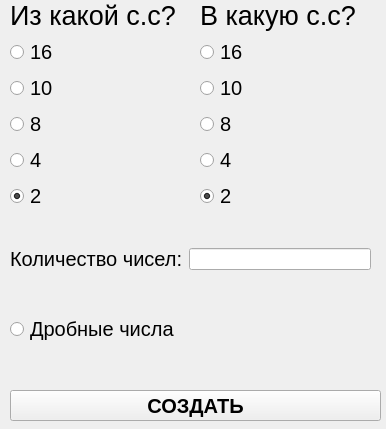
<?xml version="1.0" encoding="UTF-8"?>
<ui version="4.0">
 <class>NumTranslator</class>
 <widget class="QMainWindow" name="NumTranslator">
  <property name="geometry">
   <rect>
    <x>0</x>
    <y>0</y>
    <width>386</width>
    <height>429</height>
   </rect>
  </property>
  <property name="minimumSize">
   <size>
    <width>386</width>
    <height>429</height>
   </size>
  </property>
  <property name="maximumSize">
   <size>
    <width>386</width>
    <height>429</height>
   </size>
  </property>
  <property name="windowTitle">
   <string>Перевод чисел</string>
  </property>
  <property name="windowIcon">
   <iconset>
    <normaloff>Test-case-vs-Test-scenario.png</normaloff>Test-case-vs-Test-scenario.png</iconset>
  </property>
  <widget class="QWidget" name="centralwidget">
   <widget class="QWidget" name="verticalLayoutWidget">
    <property name="geometry">
     <rect>
      <x>10</x>
      <y>0</y>
      <width>167</width>
      <height>211</height>
     </rect>
    </property>
    <layout class="QVBoxLayout" name="from_ss">
     <item>
      <widget class="QLabel" name="text_from">
       <property name="font">
        <font>
         <pointsize>20</pointsize>
        </font>
       </property>
       <property name="text">
        <string>Из какой с.с?</string>
       </property>
      </widget>
     </item>
     <item>
      <widget class="QRadioButton" name="ss16">
       <property name="font">
        <font>
         <pointsize>15</pointsize>
        </font>
       </property>
       <property name="text">
        <string>16</string>
       </property>
      </widget>
     </item>
     <item>
      <widget class="QRadioButton" name="ss10">
       <property name="font">
        <font>
         <pointsize>15</pointsize>
        </font>
       </property>
       <property name="text">
        <string>10</string>
       </property>
      </widget>
     </item>
     <item>
      <widget class="QRadioButton" name="ss8">
       <property name="font">
        <font>
         <pointsize>15</pointsize>
        </font>
       </property>
       <property name="text">
        <string>8</string>
       </property>
      </widget>
     </item>
     <item>
      <widget class="QRadioButton" name="ss4">
       <property name="font">
        <font>
         <pointsize>15</pointsize>
        </font>
       </property>
       <property name="text">
        <string>4</string>
       </property>
      </widget>
     </item>
     <item>
      <widget class="QRadioButton" name="ss2">
       <property name="font">
        <font>
         <pointsize>15</pointsize>
        </font>
       </property>
       <property name="text">
        <string>2</string>
       </property>
       <property name="checked">
        <bool>true</bool>
       </property>
      </widget>
     </item>
    </layout>
   </widget>
   <widget class="QWidget" name="verticalLayoutWidget_2">
    <property name="geometry">
     <rect>
      <x>200</x>
      <y>0</y>
      <width>167</width>
      <height>211</height>
     </rect>
    </property>
    <layout class="QVBoxLayout" name="In_ss">
     <item>
      <widget class="QLabel" name="text_in">
       <property name="font">
        <font>
         <pointsize>20</pointsize>
        </font>
       </property>
       <property name="text">
        <string>В какую с.с?</string>
       </property>
      </widget>
     </item>
     <item>
      <widget class="QRadioButton" name="iss16">
       <property name="font">
        <font>
         <pointsize>15</pointsize>
        </font>
       </property>
       <property name="text">
        <string>16</string>
       </property>
      </widget>
     </item>
     <item>
      <widget class="QRadioButton" name="iss10">
       <property name="font">
        <font>
         <pointsize>15</pointsize>
        </font>
       </property>
       <property name="text">
        <string>10</string>
       </property>
      </widget>
     </item>
     <item>
      <widget class="QRadioButton" name="iss8">
       <property name="font">
        <font>
         <pointsize>15</pointsize>
        </font>
       </property>
       <property name="text">
        <string>8</string>
       </property>
      </widget>
     </item>
     <item>
      <widget class="QRadioButton" name="iss4">
       <property name="font">
        <font>
         <pointsize>15</pointsize>
        </font>
       </property>
       <property name="text">
        <string>4</string>
       </property>
      </widget>
     </item>
     <item>
      <widget class="QRadioButton" name="iss2">
       <property name="font">
        <font>
         <pointsize>15</pointsize>
        </font>
       </property>
       <property name="text">
        <string>2</string>
       </property>
       <property name="checked">
        <bool>true</bool>
       </property>
      </widget>
     </item>
    </layout>
   </widget>
   <widget class="QPushButton" name="create_test_button">
    <property name="geometry">
     <rect>
      <x>10</x>
      <y>390</y>
      <width>371</width>
      <height>31</height>
     </rect>
    </property>
    <property name="font">
     <font>
      <pointsize>15</pointsize>
      <weight>75</weight>
      <bold>true</bold>
     </font>
    </property>
    <property name="text">
     <string>СОЗДАТЬ</string>
    </property>
   </widget>
   <widget class="QWidget" name="gridLayoutWidget_2">
    <property name="geometry">
     <rect>
      <x>10</x>
      <y>210</y>
      <width>361</width>
      <height>171</height>
     </rect>
    </property>
    <layout class="QGridLayout" name="extra_set">
     <item row="1" column="0" colspan="2">
      <widget class="QRadioButton" name="fractional_num">
       <property name="font">
        <font>
         <pointsize>15</pointsize>
         <weight>50</weight>
         <bold>false</bold>
        </font>
       </property>
       <property name="text">
        <string>Дробные числа</string>
       </property>
      </widget>
     </item>
     <item row="0" column="0">
      <widget class="QLabel" name="Count_text">
       <property name="font">
        <font>
         <pointsize>15</pointsize>
        </font>
       </property>
       <property name="text">
        <string>Количество чисел:</string>
       </property>
      </widget>
     </item>
     <item row="0" column="1">
      <widget class="QLineEdit" name="count_number"/>
     </item>
    </layout>
   </widget>
  </widget>
 </widget>
 <resources/>
 <connections/>
</ui>
